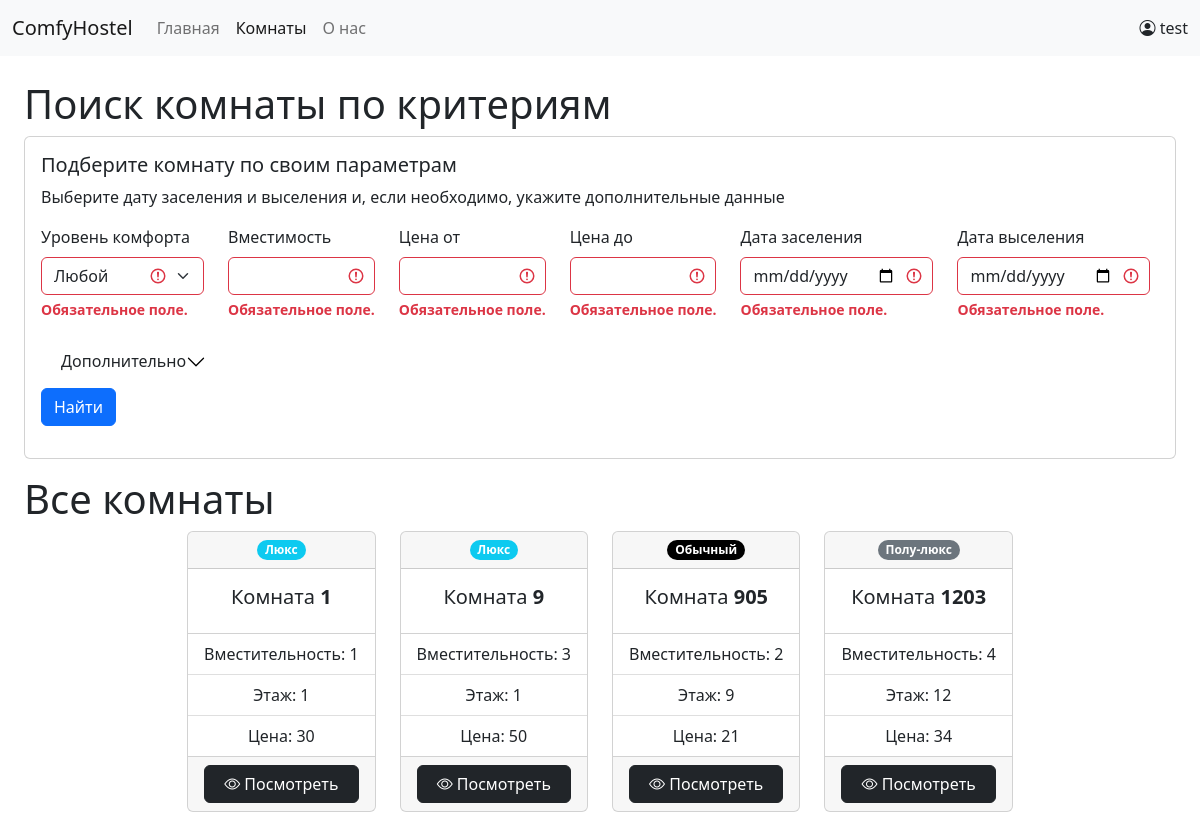
The page /home/rooms/ (signed in) on the database its author committed.
### home/models.py (models this page shows, shortened)
class Room(models.Model):
    CAPACITY_CHOICES = [
        (1, 1), (2, 2), (3, 3), (4, 4), (5, 5),
    ]
    capacity = models.IntegerField(choices=CAPACITY_CHOICES, default=CAPACITY_CHOICES[0])
    COMFORTABILITY_CHOICES = [
        ("lux", "Люкс"),
        ("semi-lux", "Полу-люкс"),
        ("standard", "Обычный"),
    ]
    comfortability = models.CharField(choices=COMFORTABILITY_CHOICES, max_length=20)
    number = models.IntegerField(primary_key=True, unique=True)
    floor = models.IntegerField()
    price = models.IntegerField()
    STATUSES_LIST = [
        ("available", "Свободна"),
        ("taken", "Занята"),
    ]
    status = models.CharField(max_length=20, choices=STATUSES_LIST, default=STATUSES_LIST[0])
    def get_absolute_url(self):
        return reverse('room-detail', args=[str(self.number)])

### home/views.py (the view, shortened to what this page needs)
# urls.py: path('rooms/', views.rooms, name="rooms"),
def rooms(request):
    form = RoomsFilterForm(request.POST)
    room_query_set = Room.objects.all()
    is_found = False
    context = {
        'form': form,
        'room_list': room_query_set,
        'is_found': is_found,
    }
    return render(request, template_name='home/room_list.html', context=context)

### home/forms.py (called while the page is built)
    def clean(self):
        cd = self.cleaned_data
        if cd.get('date_to') and cd.get('date_from'):
            if cd.get('date_to') <= cd.get('date_from'):
                self.add_error('date_to', 'Дата выселения должна быть позднее, чем дата заселения')
            if cd.get('date_from') < datetime.date.today():
                self.add_error('date_from', 'Дата заселения должна быть не ранее текущей даты')
        return cd

### home/templates/home/room_list.html (shortened to what this page needs)
{% extends 'base_generic.html' %}
{% load crispy_forms_filters %}
{% load crispy_forms_field %}
{% load crispy_forms_tags %}
{% load crispy_forms_utils %}
{% block content %}
    <h1 class="header">Поиск комнаты по критериям</h1>
    <div class="col card">
        <div class="card-body">
            <h5 class="card-title">Подберите комнату по своим параметрам</h5>
            <p class="card-text">Выберите дату заселения и выселения и, если необходимо, укажите дополнительные данные</p>
            <form method="post">
                <div class="row row-cols-md-2">
                    <div class="col-md-auto">{{ form.comfortability|as_crispy_field }}</div>
                    <div class="col-md-auto">{{ form.capacity|as_crispy_field }}</div>
                    <div class="col-md-auto">{{ form.price_from|as_crispy_field }}</div>
                    <div class="col-md-auto">{{ form.price_to|as_crispy_field }}</div>
                    <div class="col-md-auto">{{ form.date_from|as_crispy_field }}</div>
                    <div class="col-md-auto">{{ form.date_to|as_crispy_field}}</div>
                </div>
                <div class="row row-cols-auto">
                    <div class="accordion accordion-flush col-md-auto" id="accordionFlushAdditional">
                        <div class="accordion-item">
                            <h2 class="accordion-header" style="--bs-btn-padding-x: 0rem;" id="flush-headingOne">
                                <button class="accordion-button collapsed" type="button" data-bs-toggle="collapse" data-bs-target="#flush-collapseOne" aria-expanded="false" aria-controls="flush-collapseOne">
                                    Дополнительно
                                </button>
                            </h2>
                        </div>
                    </div>
                </div>
                <button type="submit" name="findRoom" class="btn btn-primary" value="find">Найти</button>
            </form>
        </div>
    </div>
    <div class="col mt-3">
        {% if form.is_valid %}
            <h1 class="header">Найденные комнаты</h1>
        {% else %}
            <h1 class="header">Все комнаты</h1>
        {% endif %}
        <div class="row row-cols-auto justify-content-center g-4">
            {% for room in room_list %}
                <div class="col-md-auto" href="#">
                    <div class="card text-center h-100">
                        <div class="card-header">
                            <span class="badge {% if room.comfortability == 'lux' %} bg-info {% elif room.comfortability == 'semi-lux' %} bg-secondary {% else %} bg-black {% endif %} rounded-pill">{{ room.get_comfortability_display }}</span>
                        </div>
                        <div class="card-body">
                            <h5 class="card-title">Комната <strong>{{ room.number }}</strong>
                            </h5>
                        </div>
                        <ul class="list-group list-group-flush">
                            <li class="list-group-item">Вместительность: {{ room.capacity }}</li>
                            <li class="list-group-item">Этаж: {{ room.floor }}</li>
                            <li class="list-group-item">Цена: {{ room.price }}</li>
                        </ul>
                        <div class="card-footer">
                            <div class="d-grid gap-2">
                                <a class="btn btn-primary btn-dark" href="{{ room.get_absolute_url }}"><i class="bi bi-eye"></i> Посмотреть</a>
                            </div>
                        </div>
                    </div>
                </div>
            {% empty %}
                <div class="col-md">
                    Ничего не найдено
                </div>
            {% endfor %}
        </div>
    </div>
{% endblock %}

### home/templates/base_generic.html (shortened to what this page needs)
{% load crispy_forms_filters %}
{% load static %}
{% load crispy_forms_tags %}
<!DOCTYPE html>
<html lang="ru">
<head>
    <link href="https://cdn.jsdelivr.net/npm/bootstrap@5.2.0/dist/css/bootstrap.min.css" rel="stylesheet">
    <link rel="stylesheet" href="https://cdn.jsdelivr.net/npm/bootstrap-icons@1.9.1/font/bootstrap-icons.css">
<link rel="stylesheet" href="{% static 'css/styles.css' %}">
</head>
<body>
{% block navbar %}
<nav class="navbar navbar-expand-lg bg-light">
                <div class="container-fluid">
                    <a class="navbar-brand" href="{% url "index" %}">ComfyHostel</a>
                    <div class="collapse navbar-collapse" id="navbarSupportedContent">
                        <ul class="navbar-nav me-auto mb-2 mb-lg-0">
                            <li class="nav-item">
                                <a class="nav-link {% if request.path == '/home/' %} active {% endif %}" aria-current="page" href="{% url 'index' %}">Главная</a>
                            </li>
                            <li class="nav-item">
                                <a class="nav-link {% if request.path == '/home/rooms/' %} active {% endif %}" href="{% url 'rooms' %}">Комнаты</a>
                            </li>
                            <li class="nav-item">
                                <a class="nav-link {% if request.path == '/about/' %} active {% endif %}" href="{% url 'about' %}">О нас</a>
                            </li>
                        </ul>
                        <div class="nav-item"><a class="nav-link" href="{% url 'profile' %}"><i class="bi bi-person-circle"></i> {% if user.is_authenticated %} {{ user.get_username }}{% else %}Личный кабинет{% endif %}</a></div>
                    </div>
                </div>
            </nav>
{% endblock %}
<div class="container-fluid p-4">
    <div class="row">
        <div class="col">
        {% block content %}
        {% endblock %}
    </div>
    </div>
</div>
</body>
</html>

### rows shown on the page
Room: comfortability "Люкс", number "1", capacity "1", floor "1", price "30"
Room: comfortability "Люкс", number "9", capacity "3", floor "1", price "50"
Room: comfortability "Обычный", number "905", capacity "2", floor "9", price "21"
Room: comfortability "Полу-люкс", number "1203", capacity "4", floor "12", price "34"

### other values the page prints
{{ user.get_username }} "test"
